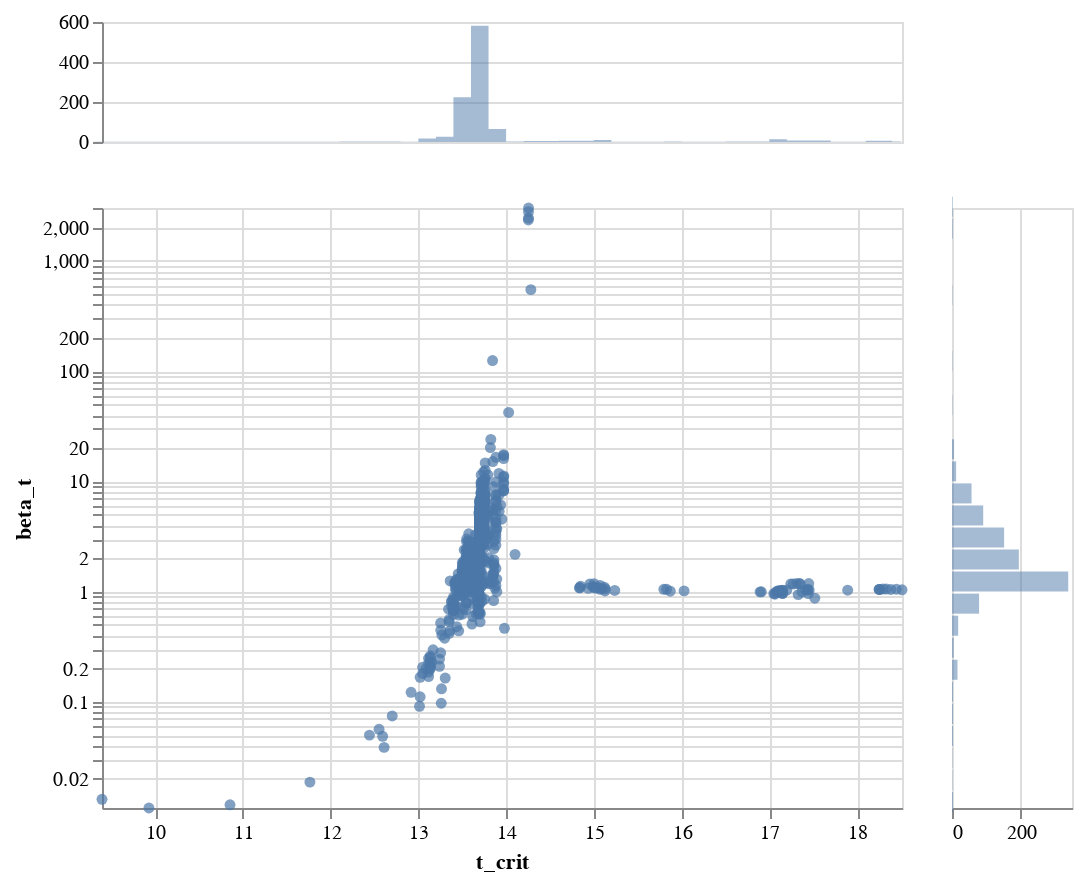

The notebook cell saved with this chart:
### Code cell
scatter_plot_with_marginals(bogus, 't_crit', 'beta_t', nbins=50)

### Figure 1 — Vega-Lite specification as saved in the notebook (floating-point values rounded to 4 significant figures; data arrays with more than 128 entries replaced by an {"elided": "..."} marker saying what was removed)
{"config": {"view": {"continuousWidth": 400, "continuousHeight": 300}}, "vconcat": [{"mark": {"type": "area", "interpolate": "step", "opacity": 0.5}, "encoding": {"x": {"type": "quantitative", "axis": null, "bin": {"extent": [9.394, 18.51], "maxbins": 50}, "field": "t_crit", "scale": {"domain": [9.394, 18.51], "nice": false}, "stack": null, "title": ""}, "y": {"type": "quantitative", "aggregate": "count", "stack": null, "title": ""}}, "height": 60}, {"hconcat": [{"mark": "circle", "encoding": {"x": {"type": "quantitative", "field": "t_crit", "scale": {"domain": [9.394, 18.51], "nice": false}}, "y": {"type": "quantitative", "field": "beta_t", "scale": {"domain": [0.01089, 3020.0], "nice": false, "type": "log"}}}}, {"mark": {"type": "bar", "interpolate": "step", "opacity": 0.5}, "encoding": {"x": {"type": "quantitative", "aggregate": "count", "stack": null, "title": ""}, "y": {"type": "quantitative", "axis": null, "bin": {"extent": [-1.963, 3.48], "maxbins": 50}, "field": "logy", "scale": {"domain": [-1.963, 3.48], "nice": false}, "stack": null, "title": ""}}, "transform": [{"calculate": "log(datum.beta_t)/log(10)", "as": "logy"}], "width": 60}]}], "data": {"name": "data-cfa2e857e8208ba71a5f14e2d48b6fbb"}, "$schema": "https://vega.github.io/schema/vega-lite/v4.8.1.json", "datasets": {"data-cfa2e857e8208ba71a5f14e2d48b6fbb": {"elided": "991 records"}}}
